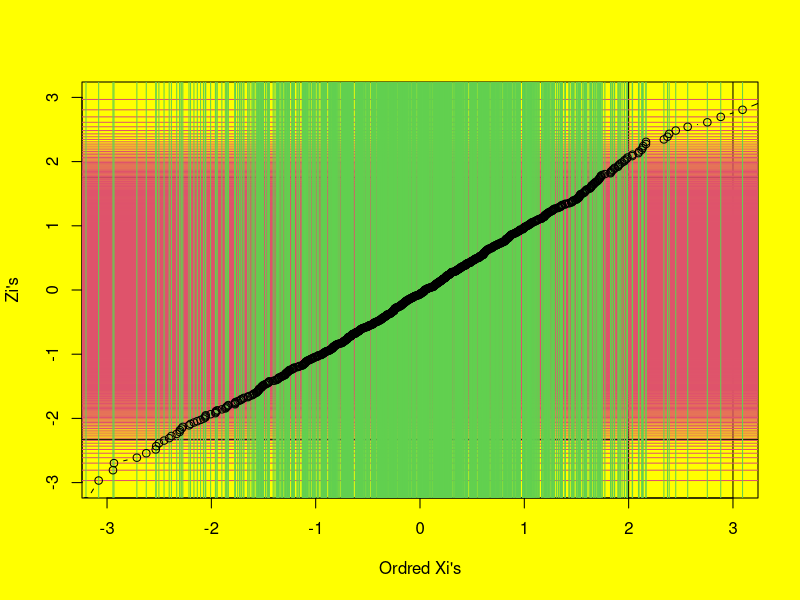

The R script that drew this image:
par(bg="yellow")
plot(0,0,xlim=c(-3,3),ylim=c(-3,3),type="n",xlab="Ordred Xi's",ylab="Zi's")
y=seq(0.01,0.99,0.05)
y1=qnorm(y)
y1
abline(h=y1)
abline(v=seq(0,10,1))
n=1000
i=1:n
zi=(i-0.5)/n
zi
y2=qnorm(zi)
y2
abline(h=y2,col=2)
x=sort(rnorm(n))
abline(v=x,col=3)
lines(x,y2,type="b")





